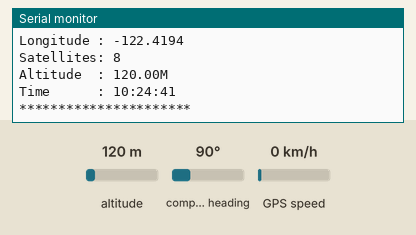
Simulated run of this sketch. Board: ESP32. On the bench: the last lines printed to the serial monitor. The inputs (shaded band) are chosen by the test bench; at power-on: altitude 120 m, compass heading 90°, GPS speed 0 km/h. The GPS gets a fix after 3 s at 37.7749, -122.4194 with 8 satellites; the modem accepts every AT command (registered, SIM ready, sends succeed) and sends nothing else.

Above: at 12.2 s.
12.3 s: altitude set to 20 m
At 13.6 s:
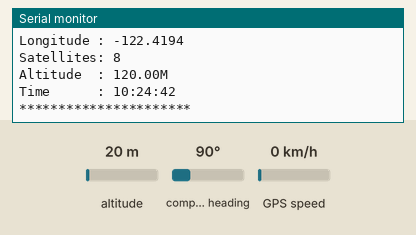
13.8 s: altitude set to 250 m
At 14.8 s:
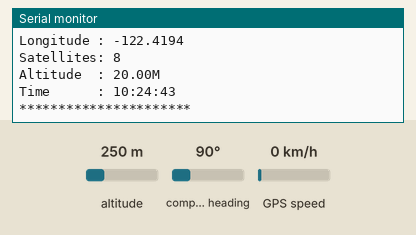
Timing chart, 0 to 16.8 s (numbered marks = the images above; inputs shaded):
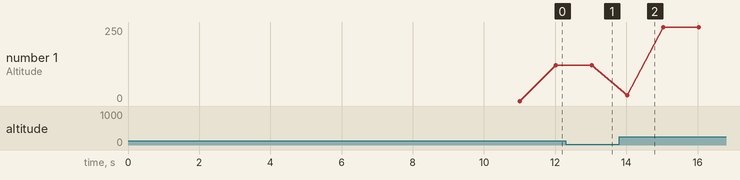

Measured:
- plotted number 1: 120 → 250 after the input at 13.8 s

The sketch:

DeviceExample.ino
```cpp
#include <TinyGPS++.h>
/*
   This sample sketch demonstrates the normal use of a TinyGPS++ (TinyGPSPlus) object.
   It requires the use of SoftwareSerial, and assumes that you have a
   4800-baud serial GPS device hooked up on pins 4(rx) and 3(tx).
*/

// The TinyGPS++ object
TinyGPSPlus gps;

// The serial connection to the GPS device
HardwareSerial Serial1(2);

void setup()
{
  Serial.begin( 115200 );
  Serial.println( F( "DeviceExample" ) );
  Serial.println( F( "Exemplo de uso do TinyGPS++ com um módulo GPS" ) );
  Serial.print( F( "Testando biblioteca TinyGPS++ v. " ) );
  Serial.println( TinyGPSPlus::libraryVersion() );
  Serial.println();

  Serial.println( "Aguardando 10 segundos...\n" );
  delay(10000);

  Serial.println( "Iniciando a Serial1 em 115200\n" );
  Serial1.begin( 115200, SERIAL_8N1, 16, 17 );
  String command = "AT+GPS=1\r\n";
  Serial.printf( "Enviando o comando %s de tamanho %d.\n", command.c_str(), strlen(command.c_str()) );
  Serial1.write( (uint8_t *)command.c_str(), strlen(command.c_str()) );
  Serial.println( "Finalizando a porta Serial1 115200." );
  Serial1.end();

  delay(1000);
  Serial.println( "Abrindo a porta Serial1 em 9600." );
  Serial1.begin( 9600, SERIAL_8N1, 16, 17 );
}

void loop()
{
  Serial.print( "Latitude  : " );
  Serial.println( gps.location.lat(), 5 );
  Serial.print( "Longitude : " );
  Serial.println( gps.location.lng(), 4 );
  Serial.print( "Satellites: " );
  Serial.println( gps.satellites.value() );
  Serial.print( "Altitude  : " );
  Serial.print( gps.altitude.feet() / 3.2808 );
  Serial.println( "M");
  Serial.print( "Time      : " );
  Serial.print( gps.time.hour() );
  Serial.print( ":");
  Serial.print( gps.time.minute() );
  Serial.print( ":");
  Serial.println( gps.time.second() );
  Serial.println( "**********************" );

  smartDelay( 1000 );

  if ( millis() > 5000 && gps.charsProcessed() < 10 )
    Serial.println( F( "No GPS data received: check wiring" ) );
}

static void smartDelay(unsigned long ms)
{
  unsigned long start = millis();

  do
  {
    while ( Serial1.available() )
      gps.encode( Serial1.read() );
  } while ( millis() - start < ms );
}
```
